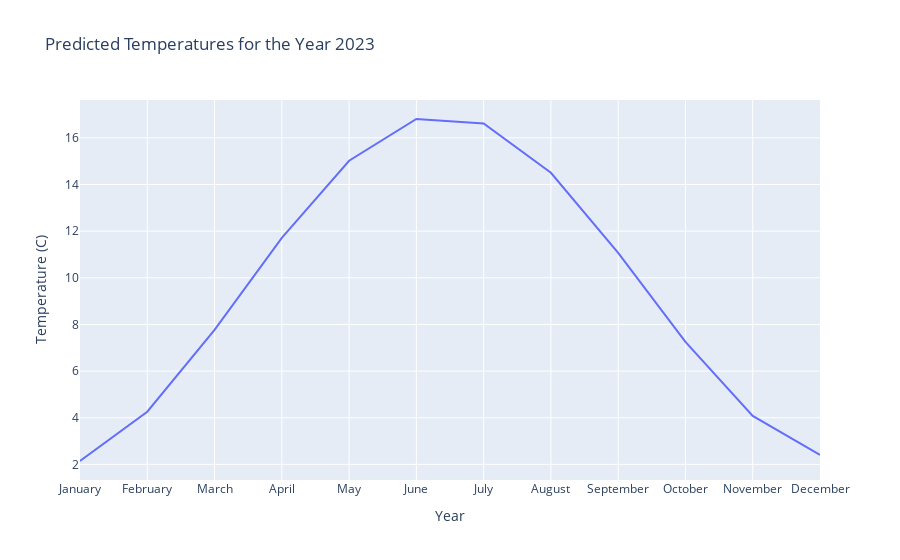

This figure's notebook cell:
### Code cell
trace = go.Scatter(
    x = ["January", "February", "March", "April", "May", "June", "July", "August", "September", "October", "November", "December"],
    y = out_of_sample_forecast[-12:],
    mode = 'lines',
    name = 'Average Temperature'
)

layout = go.Layout(
    title='Predicted Temperatures for the Year %d' % (2013+num_years),
    xaxis=dict(
        title='Year',
    ),
    yaxis=dict(
        title='Temperature (C)',
    )
)
data = [trace]

fig = go.Figure(data=data, layout=layout)
iplot(fig)

### Figure 1 — Plotly figure (JSON) as saved in the notebook; plotly's stock layout.template omitted (floating-point values rounded to 4 significant figures)
{"data": [{"mode": "lines", "name": "Average Temperature", "type": "scatter", "x": ["January", "February", "March", "April", "May", "June", "July", "August", "September", "October", "November", "December"], "y": [2.146, 4.258, 7.766, 11.71, 15.02, 16.81, 16.61, 14.5, 11.07, 7.25, 4.079, 2.405]}], "layout": {"title": {"text": "Predicted Temperatures for the Year 2023"}, "xaxis": {"title": {"text": "Year"}}, "yaxis": {"title": {"text": "Temperature (C)"}}}}
